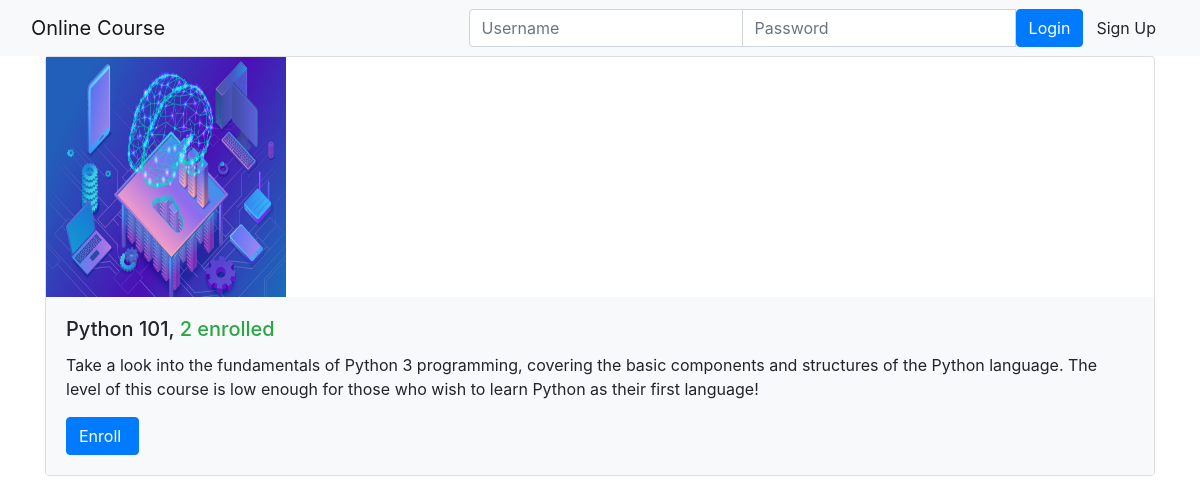
The page /onlinecourse/ on the database its author committed.
### onlinecourse/models.py (models this page shows, shortened)
class Course(models.Model):
    name = models.CharField(null=False, max_length=70, default='online course')
    image = models.ImageField(upload_to='course_images/')
    description = models.CharField(max_length=1000)
    pub_date = models.DateField(null=True)
    instructors = models.ManyToManyField(Instructor)
    users = models.ManyToManyField(settings.AUTH_USER_MODEL, through='Enrollment')
    total_enrollment = models.IntegerField(default=0)
    is_enrolled = False

### onlinecourse/views.py (the view)
class CourseListView(generic.ListView):
    template_name = 'onlinecourse/course_list_bootstrap.html'
    context_object_name = 'course_list'
    def get_queryset(self):
        user = self.request.user
        courses = Course.objects.order_by('-total_enrollment')[:10]
        for course in courses:
            if user.is_authenticated:
                course.is_enrolled = check_if_enrolled(user, course)
        return courses

### onlinecourse/templates/onlinecourse/course_list_bootstrap.html (shortened to what this page needs)
<!DOCTYPE html>
<html lang="en">
<head>
    {% load static %}
    <link rel="stylesheet" href="https://maxcdn.bootstrapcdn.com/bootstrap/4.5.2/css/bootstrap.min.css">
</head>
<body>
    <nav class="navbar navbar-light bg-light">
        <div class="container-fluid">
            <div class="navbar-header">
                  <a class="navbar-brand" href="#">Online Course</a>
            </div>
            <ul class="nav navbar-nav navbar-right">
                {% if user.is_authenticated %}
                <li>
                    <a class="btn btn-light" href="#">{{ user.first_name }}({{ user.username }})</a>
                    <a class="btn btn-light" href="{% url 'onlinecourse:logout' %}">Logout</a>
                </li>
                {% else %}
                <li>
                    <form class="form-inline" action="{% url 'onlinecourse:login' %}" method="post">
                        <div class="input-group">
                            <input type="text" class="form-control" placeholder="Username" name="username" >
                            <input type="password" class="form-control" placeholder="Password" name="psw" >
                            <button class="btn btn-primary" type="submit">Login</button>
                            <a class="btn btn-light" href="{% url 'onlinecourse:registration' %}">Sign Up</a>
                        </div>
                    </form>
                </li>
                {% endif %}
            </ul>
        </div>
    </nav>
    {% if course_list %}
        <div class="container">
            <div class="card-deck">
                {% for course in course_list %}
                         <div class="card" style="width: 36rem;">
                          <img class="card-img-left" src="{{MEDIA_URL}}/{{ course.image }}" width="240px" height="240px"
                               alt="Course image">
                          <div class="card-body bg-light">
                              <h5 class="card-title">{{ course.name }}, <span class="text-success">
                                  {{ course.total_enrollment}} enrolled</span></h5>
                            <p class="card-text">{{ course.description}}</p>
                            <form action="{% url 'onlinecourse:enroll' course.id %}" method="post">
                                  <input class="btn btn-primary"  type="submit"
                                         value="{% if course.is_enrolled %}Enter{% else %}Enroll{% endif %} ">
                            </form>
                          </div>
                        </div>
                {% endfor %}
            </div>
        </div>
    {% else %}
        <p>No courses are available.</p>
    {% endif %}
</body>
</html>

### rows shown on the page
Course: image (picture), name "Python 101", total_enrollment "2", description "Take a look into the fundamentals of Python 3 programming, covering the basic components and structures of the Python language. The level of this course is low enough for those who wish to learn Python as their first language!", is_enrolled "Enroll"
